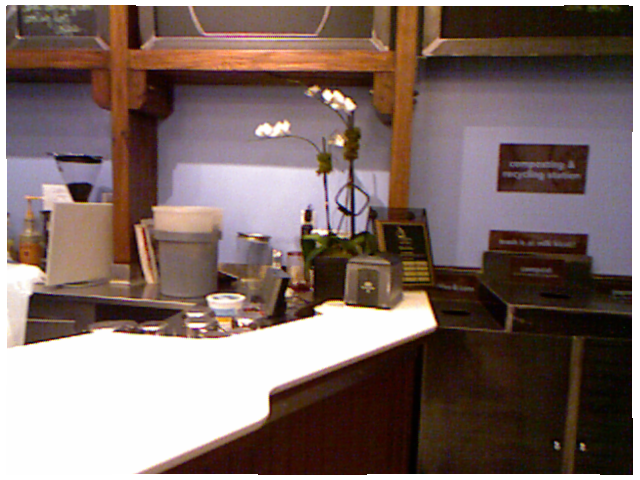
//> input picture gaoxiang_slam_pro/data/rgb1.png, 640 x 480 px
$ ./feature_detect   (built with g++ and OpenCV 4, older OpenCV classes emulated)
//> lines starting //> are read from the running program, lines starting //| are printed output that depends on the picture
#include <vector>
#include <iostream>

#include <opencv2/nonfree/features2d.hpp>
#include <opencv2/nonfree/nonfree.hpp>
#include <opencv2/core/core.hpp>
#include <opencv2/highgui/highgui.hpp>
#include <opencv2/calib3d/calib3d.hpp>

#include <slamBase.h>

int main()
{
    cv::Mat rgb1, rgb2, depth1, depth2;
    rgb1 = cv::imread("../data/rgb1.png");
//> rgb1 is the input picture: 480 rows x 640 cols, CV_8UC3; mean B, G, R 103.3, 108, 126.7
    rgb2 = cv::imread("../data/rgb2.png");
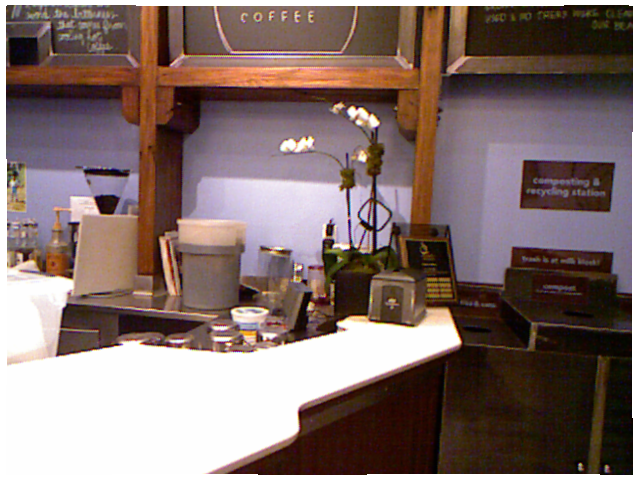
//> input picture gaoxiang_slam_pro/data/rgb2.png, 640 x 480 px
//> rgb2 is the input picture: 480 rows x 640 cols, CV_8UC3; mean B, G, R 109.5, 113.1, 132.2
    depth1 = cv::imread("../data/depth1.png", -1);
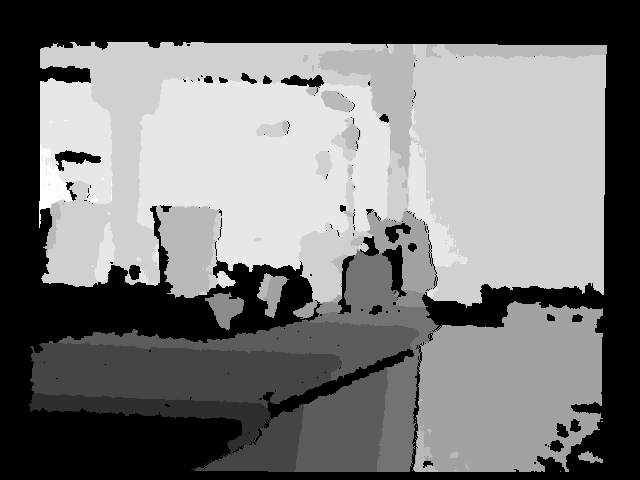
//> input picture gaoxiang_slam_pro/data/depth1.png, 640 x 480 px
//> depth1 is the input picture: 480 rows x 640 cols, CV_16UC1; min 0, max 2915, mean 1401.8
    depth2 = cv::imread("../data/depth2.png", -1);
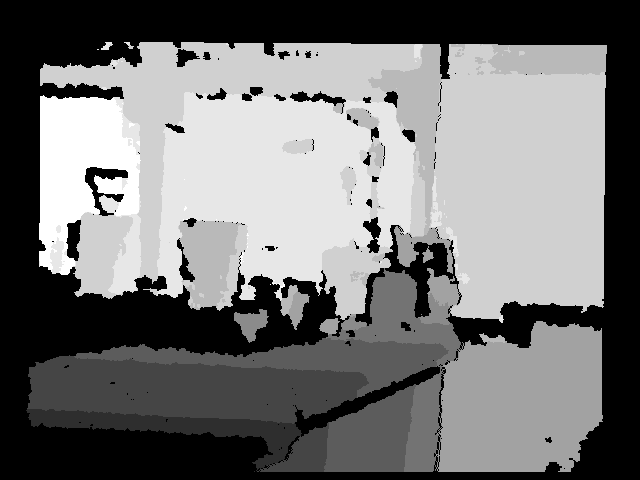
//> input picture gaoxiang_slam_pro/data/depth2.png, 640 x 480 px
//> depth2 is the input picture: 480 rows x 640 cols, CV_16UC1; min 0, max 2994, mean 1386.8

    if(!rgb1.data || !rgb2.data || !depth1.data || !depth2.data)
    {
        std::cerr << "Img read error!" << std::endl;
        return 1;
    }

    //声明特征提取器与描述子提取器
    cv::Ptr<cv::FeatureDetector> _detector;
    cv::Ptr<cv::DescriptorExtractor> _descriptor;

    //构建提取器
    cv::initModule_nonfree();
    _detector = cv::FeatureDetector::create("SIFT");
    _descriptor = cv::DescriptorExtractor::create("SIFT");

    std::vector<cv::KeyPoint> kp1, kp2;
    _detector->detect(rgb1, kp1);
//> kp1 = 1097 keypoints; strongest (x, y, size): (414, 317, 28.2), (627, 10, 7.8), (327, 95, 6.3), (308, 215, 6.2)
    _detector->detect(rgb2, kp2);
//> kp2 = 1624 keypoints; strongest (x, y, size): (367, 351, 48.6), (629, 471, 6.1), (330, 229, 6.3), (352, 112, 6.1)

    std::cout << "Key points of two image: " << kp1.size() << ", " << kp2.size() << std::endl;
//| Key points of two image: 1097, 1624

    cv::Mat img_show;
    cv::drawKeypoints(rgb1, kp1, img_show, cv::Scalar::all(-1), cv::DrawMatchesFlags::DRAW_RICH_KEYPOINTS);
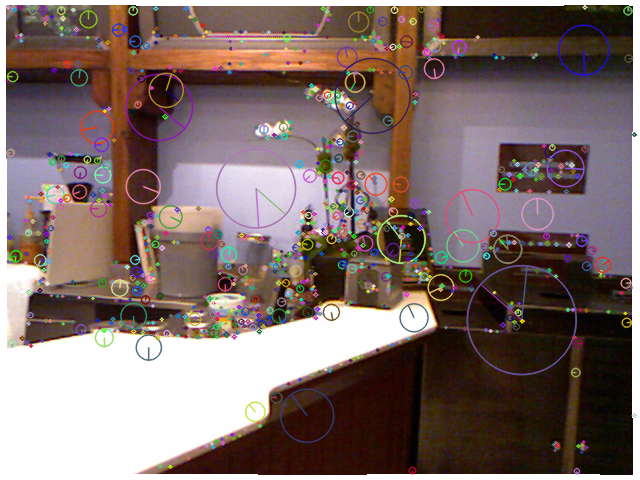
//> img_show: 480 rows x 640 cols, CV_8UC3; mean B, G, R 106.2, 109.9, 127.6
    cv::imshow("Keypoints", img_show);
    cv::imwrite("../data/keypoints.png", img_show);
    cv::waitKey(0);
    cv::drawKeypoints(rgb2, kp2, img_show, cv::Scalar::all(-1), cv::DrawMatchesFlags::DRAW_RICH_KEYPOINTS);
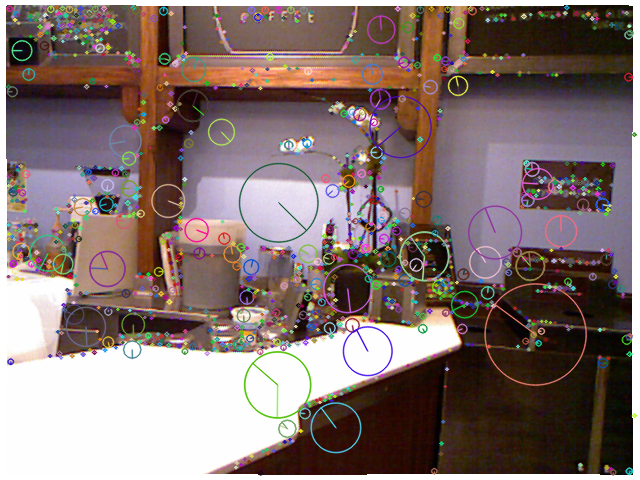
//> img_show: 480 rows x 640 cols, CV_8UC3; mean B, G, R 113, 115.7, 132.9
    cv::imshow("Keypoints", img_show);
    cv::waitKey(0);

    //计算描述子
    cv::Mat desp1, desp2;
    _descriptor->compute(rgb1, kp1, desp1);
    _descriptor->compute(rgb2, kp2, desp2);

    //匹配描述子
    std::vector<cv::DMatch> matches;
    cv::FlannBasedMatcher matcher;
    matcher.match(desp1, desp2, matches);
//> matches = 1097 matches
    std::cout << "Find total " << matches.size() << " matches." << std::endl;
//| Find total 1097 matches.

    //可视化，显示匹配的特征
    cv::Mat img_match;
    cv::drawMatches(rgb1, kp1, rgb2, kp2, matches, img_match);
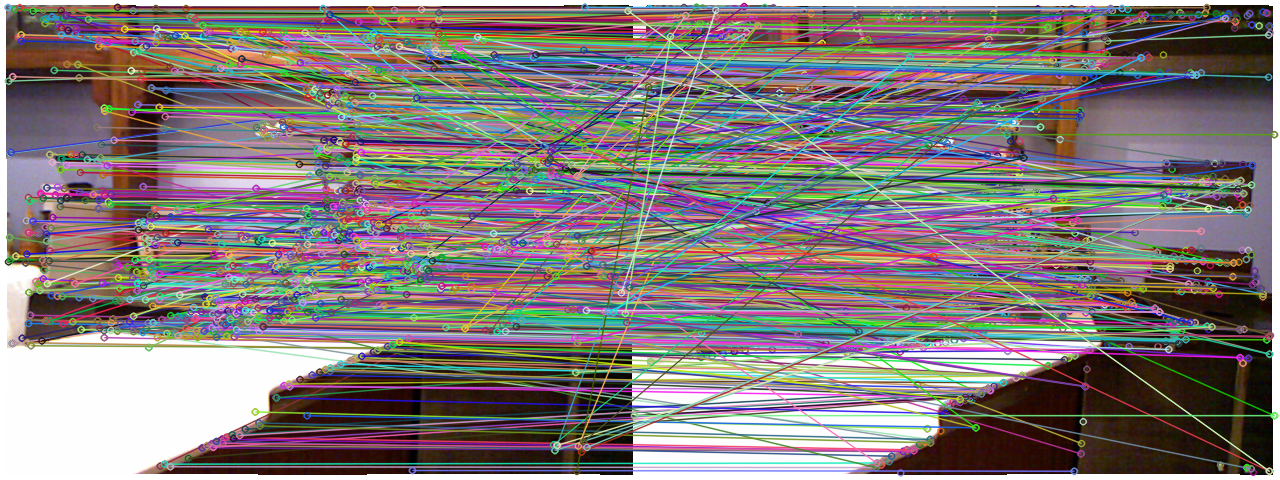
//> img_match: 480 rows x 1280 cols, CV_8UC3; mean B, G, R 122.9, 123.3, 131.2
    cv::imshow("matches", img_match);
    cv::imwrite("../data/matches.png", img_match);
    cv::waitKey(0);

    //筛选匹配，去掉距离太大的
    //筛选准则：去掉大于四倍最小距离的匹配
    std::vector<cv::DMatch> good_matches;
    double min_dist = 9999;
    for(std::size_t i = 0; i < matches.size(); ++i)
    {
        if(matches[i].distance < min_dist)
            min_dist = matches[i].distance;
    }
//> this loop made 1097 passes
//> min_dist on passes 1, 3, 80, 94, 134, 140, 252, 288, 331, 336, 581, 1096: 155.9, 70.55, 62.62, 41.59, 37.12, 32.02, 26.53, 20.86, 20.25, 19.24, 18.17, 16.22
//> after the loop, min_dist = 12.85

    for(std::size_t i = 0; i < matches.size(); ++i)
    {
        if(matches[i].distance > 4.0 * min_dist)
            continue;
        good_matches.push_back(matches[i]);
    }
//> after the loop, good_matches = 63 matches

    //显示good match
    std::cout << "good match size: " << good_matches.size() << std::endl;
//| good match size: 63
    cv::Mat img_good_match;
    cv::drawMatches(rgb1, kp1, rgb2, kp2, good_matches, img_good_match);
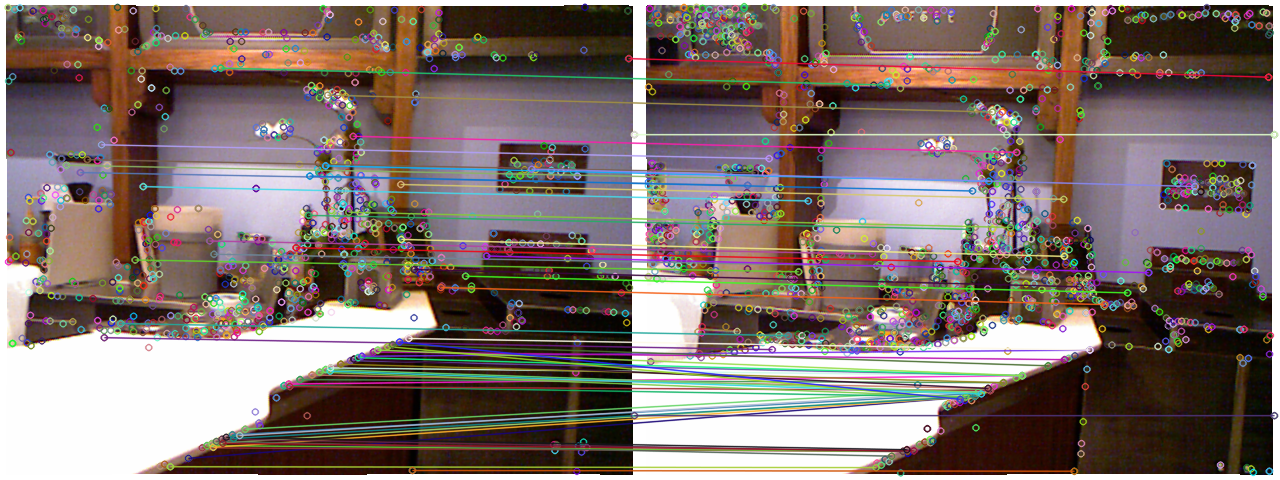
//> img_good_match: 480 rows x 1280 cols, CV_8UC3; mean B, G, R 109.9, 114, 129.2
    cv::imshow("matches", img_good_match);
    cv::imwrite("../data/goodmatched.png", img_good_match);
    cv::waitKey(0);

    //计算图像间的运动关系
    //关键函数： cv::solvePnpRansac(), 该函数需要两帧图像的三维点向量

    //第一帧的三维点
    std::vector<cv::Point3f> pts_obj;
    //第二帧的像素点
    std::vector<cv::Point2f> pts_img;

    //相机内参
//> (the run ends here: the program needs code that is not available in this run, at `CameraIntrinsicParams camera;`)
